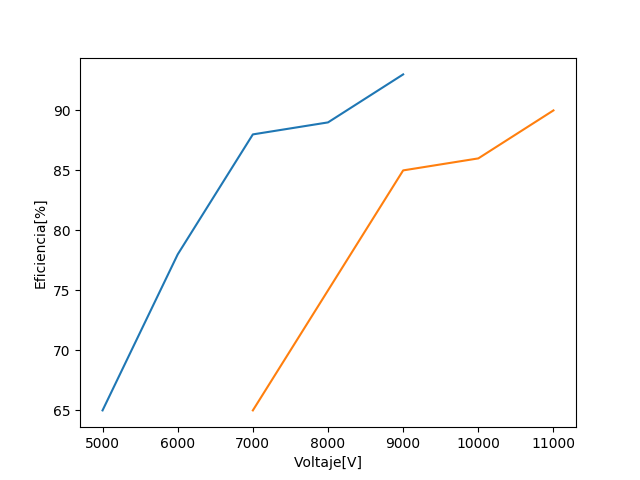

Write Python code to recreate this figure.
import numpy as np
import pylab as pl
#Make an array for x values
x = [5000,6000,7000,8000,9000]
#Make an array of y values for each x value
y = [65,78,88,89,93]
#Use pylab to plot x and y 
pl.plot(x,y)

#Make an array for x values
x1 = [7000,8000,9000,10000,11000]
#Make an array of y values for each x value
y2 = [65,75,85,86,90]
#Use pylab to plot x and y
pl.plot(x1,y2)

pl.xlabel('Voltaje[V]')
pl.ylabel('Eficiencia[%]')
#Save fig as png
pl.savefig('archivo1.png')
